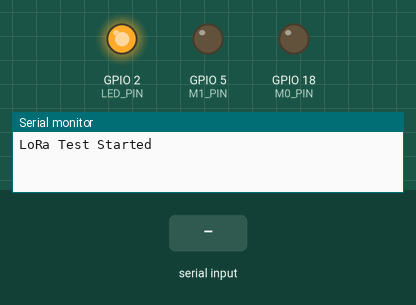
This sketch was run on a simulated ESP32. Shown: output pins drawn as LEDs (lit = HIGH), the last lines printed to the serial monitor. Dashed ring = blinking. The inputs (shaded band) are chosen by the test bench.

Above: at 1.3 s.
1.4 s: "PONG\n" received over the second serial link
At 1.5 s:
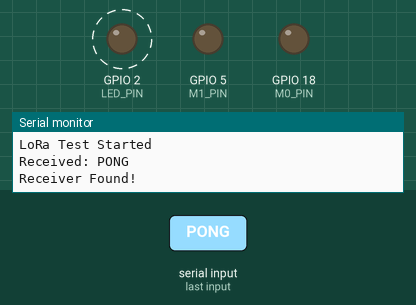
4.4 s: "PING\n" received over the second serial link
At 5.9 s:
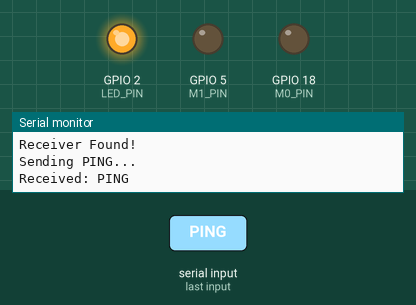
Timing chart, 0 to 7.4 s (numbered marks = the images above; inputs shaded):
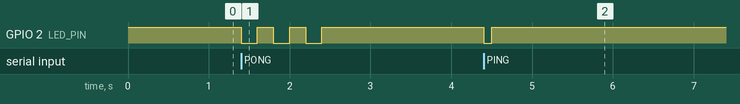

The sketch:

esp_led_test.ino
```cpp
#define LED_PIN 2

#define AUX_PIN 4
#define M0_PIN 18
#define M1_PIN 5

HardwareSerial LoRaSerial(2);

unsigned long lastSend = 0;
bool receiverFound = false;

void setup() {
  pinMode(LED_PIN, OUTPUT);
  digitalWrite(LED_PIN, HIGH);   // LED ON when code starts

  Serial.begin(115200);

  pinMode(AUX_PIN, INPUT);
  pinMode(M0_PIN, OUTPUT);
  pinMode(M1_PIN, OUTPUT);

  digitalWrite(M0_PIN, LOW);
  digitalWrite(M1_PIN, LOW);

  delay(100);

  LoRaSerial.begin(9600, SERIAL_8N1, 16, 17);

  Serial.println("LoRa Test Started");
}

void loop() {

  if (millis() - lastSend > 3000) {
    lastSend = millis();

    receiverFound = false;

    Serial.println("Sending PING...");
    LoRaSerial.println("PING");
  }

  if (LoRaSerial.available()) {

    String msg = LoRaSerial.readStringUntil('\n');
    msg.trim();

    Serial.print("Received: ");
    Serial.println(msg);

    if (msg == "PING") {

      LoRaSerial.println("PONG");

      digitalWrite(LED_PIN, LOW);
      delay(100);
      digitalWrite(LED_PIN, HIGH);
    }

    if (msg == "PONG") {
      Serial.println("Receiver Found!");

      for (int i = 0; i < 3; i++) {
        digitalWrite(LED_PIN, LOW);
        delay(200);
        digitalWrite(LED_PIN, HIGH);
        delay(200);
      }
    }
  }
}
```

Measured:
- after the input at 1.4 s, GPIO 2 (LED_PIN): alternates HIGH for 0.20 s and LOW for 0.20 s, 6 changes in all, then stays HIGH, starting at once
- after the input at 4.4 s, GPIO 2 (LED_PIN): HIGH → LOW at once, → HIGH 0.10 s later
